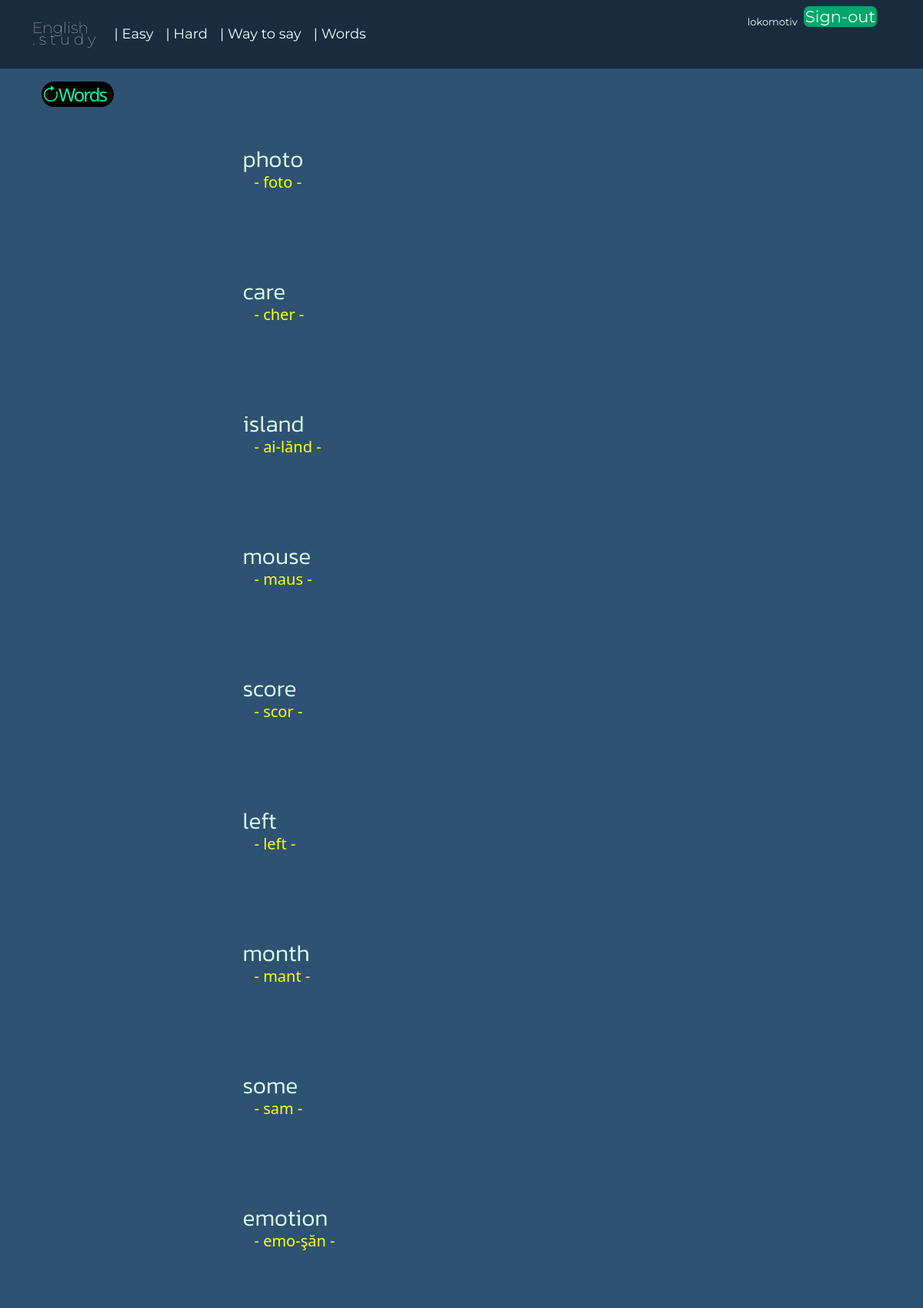
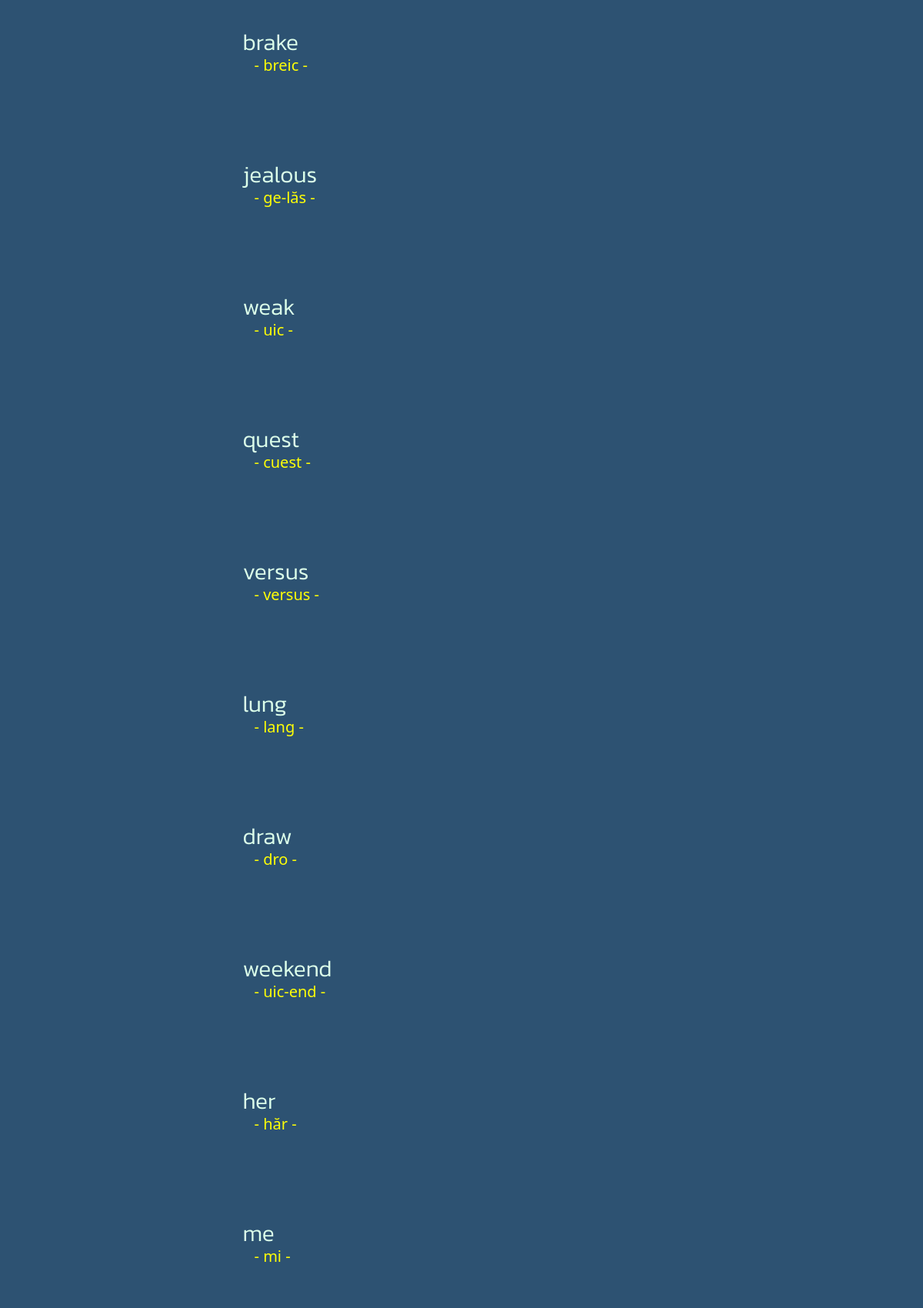
The app's page /verbs/ (signed in, upper part) with its own data (2 pictures, top to bottom).
### agency/models.py (models this page shows)
class EngRomVerbs(models.Model):
    eng = models.CharField(max_length=100)
    engdict = models.CharField(max_length=100)
    rom = models.CharField(max_length=100)
    def __str__(self):
        s = ''.join(char for char in self.rom if char.isalnum())
        return s

### agency/views.py (the view)
# urls.py: path('verbs/', EngRomVerbsView.as_view(), name='verbs'),
class EngRomVerbsView(ListView):
    model = EngRomVerbs
    template_name = 'agency/verbs.html'
    def get_context_data(self, **kwargs):
        context = super().get_context_data(**kwargs)
        a = EngRomVerbs.objects.all().order_by("?")[:50]
        context['exp_list_2'] = a
        return context

### agency/templates/agency/verbs.html (shortened to what this page needs)
{% extends 'base.html' %}
{% block content %}
    <div class="container-lg mt-3">
      <div class="row justify-content-lg-center">
      <div class="row sticky">
          <div class="btn-group" role="group" aria-label="Basic example">
                  <a href="{% url 'verbs' %}" class="sticky"><i class="bi bi-arrow-clockwise" style="font-size: x-large">Words</i></a>
          </div>
      </div>
            {% for exp in exp_list_2 %}
            <div class="col-lg-7 p-5">
                <h3 id="{{ exp.pk }}">{{ exp.eng|lower }}</h3>
                <h5 style="position: relative; bottom: 8px; left: 15px; color: #ffff06">- {{ exp.engdict }} -</h5>
            </div>
            {% endfor %}
      </div>
      </div>
{% endblock %}

### templates/base.html (shortened to what this page needs)
{% load i18n %}
{% load socialaccount %}
<!DOCTYPE html>
<html lang="en">
<head>
    <link rel="stylesheet" href="https://cdn.jsdelivr.net/npm/bootstrap-icons@1.9.1/font/bootstrap-icons.css">
    <link rel="stylesheet" href="https://cdn.jsdelivr.net/npm/bootstrap@5.1.3/dist/css/bootstrap.min.css">
  <link rel="stylesheet" href="https://cdnjs.cloudflare.com/ajax/libs/jquery-datetimepicker/2.5.20/jquery.datetimepicker.min.css" />
</head>
<body>
    <nav class="navbar navbar-expand-lg" style="background-color: rgb(24,44,61)">
   <div class="container-lg">
       <h6><a class="navbar-nav sigla" href="{% url 'home' %}">English<br> . s t u d y</a></h6>
    <div class="offcanvas offcanvas-end" tabindex="-1" id="offcanvasNavbar" aria-labelledby="offcanvasNavbarLabel">
      <div class="offcanvas-body" style="background-color: rgb(24,44,61)">
          <ul class="navbar-nav p-3">
              <li class="nav-item">
            <a style="color: azure" class="nav-link" href="{% url 'article_easy' %}"> | Easy</a>
          </li>
              <li class="nav-item">
            <a style="color: azure" class="nav-link" href="{% url 'articles' %}"> | Hard</a>
          </li>
              <li class="nav-item">
            <a style="color: azure" class="nav-link" href="{% url 'waytosay' %}"> | Way to say</a>
          </li>
              <li class="nav-item">
            <a style="color: azure" class="nav-link" href="{% url 'verbs' %}"> | Words</a>
          </li>
          </ul>
        <ul class="navbar-nav justify-content-end flex-grow-1 pe-3">
            {% if user.is_authenticated %}
          <li>
            <a style="color: azure; font-size: small" class="nav-link active" aria-current="page" href="#">{{ user.username }}</a>
          </li>
                <form method="post" action="{% url 'account_logout' %}">
                <button type="submit" class="button-menu">Sign-out</button>
                </form>
            {% endif %}
        </ul>
      </div>
    </div>
  </div>
   </nav>
{% block content %}
{% endblock %}
</body>
</html>

### templates/base.html (style rules this page uses)
p, ul, li, label { font-family: Montserrat, sans-serif; color: azure; font-size: large; line-height: 25px; }
i { color: #01fcb0; border-radius: 50px; background: black; padding: 0 10px 0 0; font-style: normal; letter-spacing: -2px; }
h6 { font-family: Kanit, sans-serif; font-weight: lighter; font-size: x-large; color: #bbccdd; }
.sigla { font-stretch: condensed; color: #ffcdfe; font-family: Montserrat, sans-serif; position: relative; top: 3px; font-size: smaller; line-height: 15px; }
h3 { font-family: Kanit, sans-serif; font-weight: 300; color: #dcffea; font-size: 30px; }
a { text-decoration: none; }
body { background-color: rgb(45, 82, 114); color: #04c0f8; }
button { border-style: none; background-color: rgb(2, 166, 108); color: azure; border-radius: 7px; padding: 1px 2px 1px 2px; margin: 10px 2px 10px 0; font-size: 21px; }
.button-menu { position: relative; bottom: 10px; }
.sticky { position: sticky; top: 25px; font-size: 20px; }

### records on screen
EngRomVerbs: eng "photo", engdict "foto"
EngRomVerbs: eng "care", engdict "cher"
EngRomVerbs: eng "island", engdict "ai-lănd"
EngRomVerbs: eng "mouse", engdict "maus"
EngRomVerbs: eng "score", engdict "scor"
EngRomVerbs: eng "left", engdict "left"
EngRomVerbs: eng "month", engdict "mant"
EngRomVerbs: eng "some", engdict "sam"
EngRomVerbs: eng "emotion", engdict "emo-şăn"
EngRomVerbs: eng "brake", engdict "breic"
EngRomVerbs: eng "jealous", engdict "ge-lăs"
EngRomVerbs: eng "weak", engdict "uic"
EngRomVerbs: eng "quest", engdict "cuest"
EngRomVerbs: eng "versus", engdict "versus"
EngRomVerbs: eng "lung", engdict "lang"
EngRomVerbs: eng "draw", engdict "dro"
EngRomVerbs: eng "weekend", engdict "uic-end"
EngRomVerbs: eng "her", engdict "hăr"
EngRomVerbs: eng "me", engdict "mi"

### other values on screen
{{ user.username }} "lokomotiv"
